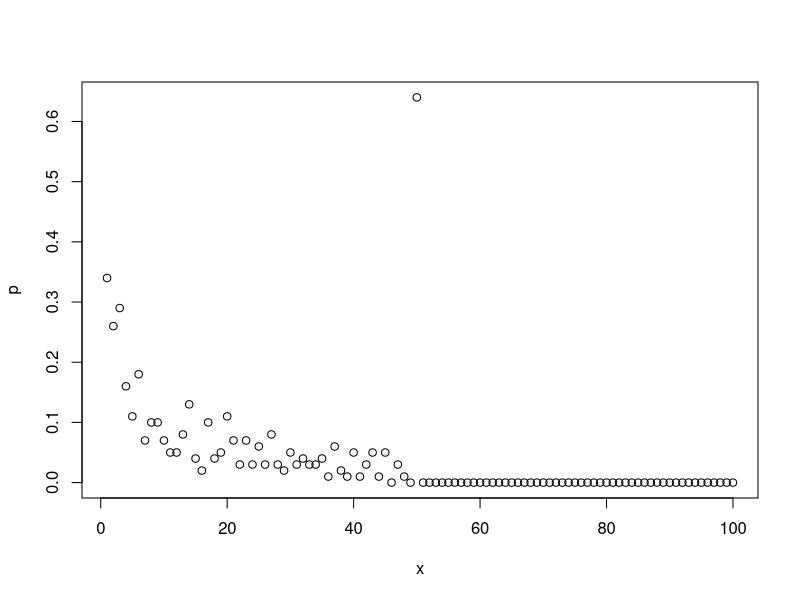

Generate this figure with R:
#-----------------------------------------------Question 1------------------------------------------------------
Pone <- function(n, k, strategy, nreps) {
  #Function to determine the probability that a single prisoner gets free using any one of the 3 given strategies 
  #Arguements
  # n - number of boxes that can opened by one prisoner
  # k - the prisoner number
  # strategy - strategy used by the prisoners to get free. Can be 1,2 or 3
  # nreps - number of simulations
  
  #Returns
  #Probability that a single prisoner got free
  
  #------------------------------------------------CODE---------------------------------------------------------
  freePrisoners = 0 #keeps track of the number of simulation in which prisoner number 'k' got free
  if(strategy == 1) {
    for(rep in 1:nreps) {
      cardsInBoxes <- c(sample(1 : (2*n), 2*n, replace = FALSE))
      #vector of length 2n with index representing the box number and the 
      #corresponding element representing the card number inside
      currentCard = cardsInBoxes[k];
      for(i in 1:n) {
        if(currentCard == k) { #if the card that we got = the prisoner number => prisoner gets free
          freePrisoners = freePrisoners+1 #adding one because in this simulation our prisoner got free
          break
        }
        else { 
          currentCard = cardsInBoxes[currentCard] #else we go and open that box whose number we got in our card in the
          #previous box we opened
        }
      }
    }
    return (freePrisoners/nreps) # prob = favourable number of outcomes/ total number of outcomes
  }
  else if(strategy == 2) {
    for(rep in 1:nreps) {
      cardsInBoxes <- c(sample(1 : (2*n), 2*n, replace = FALSE))
      #vector of length 2n with index representing the box number and the 
      #corresponding element representing the card number inside
      startingBox <- sample(1: (2*n), 1) #randomly selecting the box to be opened first
      currentCard = cardsInBoxes[startingBox]
      for(i in 1:n) {
        if(currentCard == startingBox) { #if the card that we got = the prisoner number => prisoner gets free
          freePrisoners = freePrisoners+1 #adding one because in this simulation our prisoner got free
          break
        }
        else {
          currentCard = cardsInBoxes[currentCard] #else we go and open that box whose number we got in our card in the
          #previous box we opened
        }
      }
    }
    return (freePrisoners/nreps) # prob = favourable number of outcomes/ total number of outcomes
  }
  else if(strategy == 3) {
    for(rep in 1:nreps) {
      cardsInBoxes <- c(sample(1 : (2*n), 2*n, replace = FALSE))
      nRandomBoxes <- c(sample(1 : (2*n), n, replace = FALSE))
      for(box in nRandomBoxes) {
        if(cardsInBoxes[box] == n) { #if the card that we got = the prisoner number => prisoner gets free
          freePrisoners = freePrisoners + 1
          break
        }
      }
    }
    return (freePrisoners/nreps) #return probability
  }
  else {
    return (0.0) #because wronf strategy has been entered
  }
}

#---------------------------------------------Question 2----------------------------------------------------

Pall <- function(n, strategy, nreps) {
  #Function to determine the probability that all prisoners get free using any one of the 3 given strategies 
  #Arguements
  # n - number of boxes that can opened by one prisoner
  # strategy - strategy used by the prisoners to get free. Can be 1,2 or 3
  # nreps - number of simulations
  
  #Returns
  #Probability that all prisoners got free
  
  #---------------------------------------------CODE---------------------------------------------------------
  allPrisonersFree = 0 #keeps track of the number of simulations in which all prisoners got free
  if(strategy == 1) {
    for(rep in 1:nreps) {
      cardsInBoxes <- c(sample(1 : (2*n), 2*n, replace = FALSE))
      #vector of length 2n with index representing the box number and the 
      #corresponding element representing the card number inside
      freePrisoners = 0
      for(prisoner in 1: (2*n)) {
        currentCard = cardsInBoxes[prisoner] 
        for(i in 1:n) {
          if(currentCard == prisoner) { #if the card that we got = the prisoner number => prisoner gets free
            freePrisoners = freePrisoners + 1
            break
          }
          else {
            currentCard = cardsInBoxes[currentCard] #otherwise we go see the card and go to that box number
          }
        }
      }
      if(freePrisoners == (2*n)) {
        allPrisonersFree = allPrisonersFree + 1 #increment the count of simulation in which all prisoners got free by 1
      }
    }
    return (allPrisonersFree/nreps) #return probability
  }
  else if(strategy == 2) {
    for(rep in 1:nreps) {
      freePrisoners = 0
      cardsInBoxes <- c(sample(1 : (2*n), 2*n, replace = FALSE))
      #vector of length 2n with index representing the box number and the 
      #corresponding element representing the card number inside
      for(prisoner in 1: (2*n)) {
        currentBox = sample(1 : (2*n), 1)
        currentCard = cardsInBoxes[currentBox]
        for(i in 1:n) {
          if(currentCard == prisoner) { #if the card that we got = the prisoner number => prisoner gets free
            freePrisoners = freePrisoners + 1
            break
          }
          else {
            currentCard = cardsInBoxes[currentCard] #otherwise we go see the card and go to that box number
          }
        }
      }
      
      if(freePrisoners == (2*n)) {
        allPrisonersFree = allPrisonersFree + 1 #increment the count of simulation in which all prisoners got free by 1
      }
    }
    return (allPrisonersFree/nreps) #return probability
  }
  else if(strategy == 3) {
    for(rep in 1:nreps) {
      freePrisoners = 0
      cardsInBoxes <- c(sample(1 : (2*n), 2*n, replace = FALSE))
      #vector of length 2n with index representing the box number and the 
      #corresponding element representing the card number inside
      # nRandomBoxes <- c(sample(1 : (2*n), n, replace = FALSE))
      for(prisoner in 1:(2*n)) {
        nRandomBoxes <- c(sample(1 : (2*n), n, replace = FALSE)) #selecting n raondom boxes out of 2n boxes
        for(box in nRandomBoxes) {
          if(cardsInBoxes[box] == prisoner) { #if the card that we got = the prisoner number => prisoner gets free
            freePrisoners = freePrisoners + 1
            break
          }
        }
      }
      if(freePrisoners == (2*n)) {
        allPrisonersFree = allPrisonersFree + 1 #increment the count of simulation in which all prisoners got free by 1
      }
    }
    return (allPrisonersFree/nreps) #return probability
  }
}

#---------------------------------------------Question 3-------------------------------------------------
# running Pone for n=5 
print(Pone(5, 4, 1, 10000))
print(Pone(5, 4, 2, 10000))
print(Pone(5, 4, 3, 10000))
#running Pone for n=50
print(Pone(50, 4, 1, 10000))
print(Pone(50, 4, 2, 10000))
print(Pone(50, 4, 3, 10000))
#running Pall for n=5
print(Pall(5, 1, 10000))
print(Pall(5, 2, 10000))
print(Pall(5, 3, 10000))
# running Pall for n=50
print(Pall(50, 1, 10000))
print(Pall(50, 2, 10000))
print(Pall(50, 3, 10000))

#--------------------------------------Question 4-------------------------------------------






#--------------------------------------Question 5-------------------------------------------
dloop <- function(n, nreps) {
  # Function to to estimate, by simulation, the probability of each loop length from 1 to 2n 
  # occurring at least once in a random shuffling of cards to boxes
  

  #Arguements
  #n - number of boxes that can be opened
  #nreps - number of simulations
  times_Vector <- rep(0, (2*n)) #empty vector to store probabilites. Initialised each element to 0 
  for(rep in 1:nreps) {  
    cardsInBoxes <- c(sample(1 : (2*n), 2*n, replace = FALSE)) 
    #vector of length 2n with index representing the box number and the 
    #corresponding element representing the card number inside
    cycleLengthFound <- rep(F, (2*n))
    #vector to check whether a loop of specific length has been found or not. Initialised each element to 'F'(False)
    for(box in 1:(2*n)) {
      currentLength = 0 #variable to keep a track of loop length
      currentCard = cardsInBoxes[box] 
      maxIterations = n #maximum number of boxes we can open
      
      while(currentCard != box && maxIterations > 0) {
        #since current card number is not equal to box number, we increase length of loop by 1
        currentCard = cardsInBoxes[currentCard]
        currentLength = currentLength + 1 #increase length by 1
        maxIterations = maxIterations - 1 #decrease iterations by 1 becasue 1 box has been opened
      }
      if(currentLength != 0) {
        cycleLengthFound[currentLength] = TRUE #if length found then we chnage the element at that index to True
      }
    }
    for(i in 1:(2*n)) {
      if(cycleLengthFound[i]) { 
        times_Vector[i] = times_Vector[i] + 1 #increase the count of that specific loop length
      }
    }
  }
  probabilityVector <- c(rep(0, (2*n)))
  for(i in 1:(2*n)) {
    probabilityVector[i] = times_Vector[i]/nreps #prob = success/total number of obs
    #in this proob = (count of specific loop length)/(total number of simulations)
  }
  return (probabilityVector)
}
x<-c(1:100)
p = dloop(50,100)
print(p)
plot(x,p)
